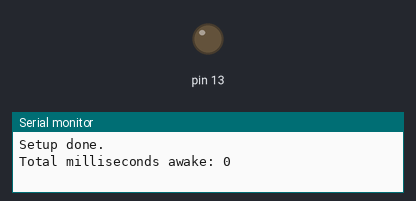
Bench run of a sketch on a simulated Arduino Uno, built with avr-gcc and run on an emulated ATmega328P. Shown: output pins drawn as LEDs (lit = HIGH), the last lines printed to the serial monitor. Sleep ends after the set time or at an interrupt.

Above: at 1.6 s.
At 6.35 s:
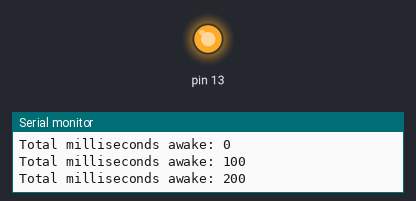
Timing chart, 0 to 7.2 s (numbered marks = the images above):
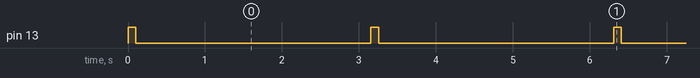

Measured:
- by itself, pin 13: alternates HIGH for 0.10 s and LOW for 3.1 s

The sketch:

sleep_example.ino
```cpp
#include "Sleeper.h"

Sleeper g_sleeper;

// Initialisation code
void setup(void) {
    //Open Serial port
    Serial.begin(9600);

    //Setting the 13 pin (LED) mode is OUTPUT.
    pinMode(13,OUTPUT);

    //Turn off the LED
    digitalWrite(13,LOW);

    //Disable ADC (Analog-to-Digital Converter module
    g_sleeper.SetADC(ADC_OFF);

    //Send message to Serial port
    Serial.println("Setup done.");
}

// Main loop
void loop(void) {
    //-------------- Do when Wake Up Start ----------------//
    //Send message to Serial port
    Serial.print("Total milliseconds awake: ");
    Serial.println(millis());

    //Turn on the LED
    digitalWrite(13,HIGH);

    //Wait 0.1s
    delay(100);

    //Turn on the LED
    digitalWrite(13,LOW);
    //-------------- Do when Wake Up End -----------------//

  // Power down for 3 seconds.
  g_sleeper.SleepMillis(3000);
}
```

Sleeper.cpp
```cpp
#include "Sleeper.h"

// The interupt vector for the watch dog must be present, even if empty else the CPU resets.
ISR(WDT_vect) {
    // Do nothing.
}

/// Sleeps the arduino for a number of milliseconds
void Sleeper::SleepMillis(long millis) {

	// OPTIONAL delay to wait for all things to finish, e.g. serial prints - else you may get garbled serial prints from sleeping before the sending has finished.
    //delay(50);

	uint8_t prescalar = 0;

	// Sleep for the longest possible watchdog timeout that's less than millis and keep going until there are no millis left.
	while (millis > Times[NumberOfPrescalars-1]) {
		for (int i = 0; i < NumberOfPrescalars; ++i) {
			if (millis > Times[i]) {
				prescalar = Prescalars[i];
				millis -= Times[i];
				break;
			}
		}
        SetupWatchdog(prescalar);
		DoSleep();
	}
}

/// Setting ADC (Analog-to-Digital Converter) module Enable/Disable
void Sleeper::SetADC(adc_t adc) {
    if (adc == ADC_OFF)	{
        ADCSRA &= ~(1 << ADEN);
    }
    if (adc == ADC_ON)	{
        ADCSRA |= (1 << ADEN);
    }
}

/// Sets up the watchdog to timeout after a certain time period.
/// There are many comments / notes in this function which have been copied directly from the data sheet for
/// user convenience.
void Sleeper::SetupWatchdog(uint8_t prescalar) {

	// Prescalars can be: 0=16ms, 1=32ms, 2=64ms, 3=125ms, 4=250ms, 5=500ms, 6=1sec, 7=2sec, 8=4sec, 9=8sec
	if (prescalar > 9) {
		prescalar = 9;
	}

    // _BV is a macro that can be thought of as a funtion that takes in a number and outputs a byte with that bit set.

    // WDTCSR - Watchdog Timer Control Register
    // Note that WDP[0-3] is not in order (WDP[0-2] is but WDP3 is actually bit 5 not 3!) so we have to preprocess the prescaler passed in above.
    // bits 7 = WDIF, 6 = WDIE, 5 = WDP3, 4 = WDCE, 3 =  WDE, 2 =  WDP2, 1 = WDP1, 0 = WDP0

	// WDP3 WDP2    WDP1    WDP0        Typical Time-out at VCC = 5.0V
    // 0    0       0       0           16ms
    // 0    0       0       1           32ms
    // 0    0       1       0           64ms
    // 0    0       1       1           0.125 s
    // 0    1       0       0           0.25 s
    // 0    1       0       1           0.5 s
    // 0    1       1       0           1.0 s
    // 0    1       1       1           2.0 s
    // 1    0       0       0           4.0 s
    // 1    0       0       1           8.0 s

	// Take the first 3 bits (WDP[0-2])
	uint8_t wdtPrescalarBits = prescalar & 7;

    // Now we need to set WDP3, to do this we don't set bit 3 but bit 5, so if our presclar had bit 8 set i.e. it
    // was 8 or 9 being passed in then we must set WDP3 accordingly, else we could have just used prescar as it was passed in.
	if ( prescalar & 8 ) {
		wdtPrescalarBits |= _BV(WDP3);
	}

    // MCUSR – MCU Status Register
    // The MCU Status Register provides information on which reset source caused an MCU reset.
	// MCUSR Bit 3 – WDRF: Watchdog System Reset Flag
    // This bit is set if a Watchdog System Reset occurs. The bit is reset by a Power-on Reset, or by writing a logic zero to the flag.
	MCUSR &= ~_BV(WDRF);

    // WDTCSR Bit 4 – WDCE: Watchdog Change Enable
    // This bit is used in timed sequences for changing WDE and prescaler bits. To clear the WDE bit, and/or change the prescaler bits, WDCE must be set.
    // Once written to one, hardware will clear WDCE after four clock cycles.

    // WDTCSR Bit 3 – WDE: Watchdog System Reset Enable
    // WDE is overridden by WDRF in MCUSR. This means that WDE is always set when WDRF is set. To clear
    // WDE, WDRF must be cleared first. This feature ensures multiple resets during conditions causing failure, and a
    // safe start-up after the failure

	// Allow changes
	WDTCSR = _BV(WDCE) | _BV(WDE);

    // WDTCSR Bit 6 – WDIE: Watchdog Interrupt Enable
    // When this bit is written to one and the I-bit in the Status Register is set, the Watchdog Interrupt is enabled. If WDE is cleared in combination with this setting, the Watchdog Timer is in Interrupt Mode, and the corresponding interrupt is executed if time-out in the Watchdog Timer occurs. If WDE is set, the Watchdog Timer is in Interrupt and System Reset Mode. The first time-out in the Watchdog Timer will set WDIF. Executing the corresponding interrupt vector will clear WDIE and WDIF automatically by hardware (the Watchdog goes to System Reset Mode). This is useful for keeping the Watchdog Timer security while using the interrupt. To stay in Interrupt and System Reset Mode, WDIE must be set after each interrupt. This should however not be done within the interrupt service routine itself, as this might compromise the safety-function of the Watchdog System Reset mode. If the interrupt is not executed before the next time-out, a System Reset will be applied.
    // Note: 1. WDTON Fuse set to "0" means programmed and "1" means unprogrammed.

    // Watchdog Timer Configuration
    //WDTON WDE WDIE    Mode                                Action on Time-out
    //1     0   0       Stopped                             None
    //1     0   1       Interrupt Mode                      Interrupt
    //1     1   0       System Reset Mode                   Reset
    //1     1   1       Interrupt and System Reset Mode     Interrupt, then go to System Reset Mode
    //0     x   x       System Reset Mode                   Reset

    // Perform the change.
	WDTCSR = _BV(WDCE) | wdtPrescalarBits | _BV(WDIE);
}

/// Powers down system.
void Sleeper::DoSleep() {

	// Set the sleep mode.
	set_sleep_mode(SLEEP_MODE_PWR_DOWN);
	sleep_enable();

	// Put the device into sleep mode.
	sleep_mode();

	// System continues execution here after watchdog timeout.
	sleep_disable();
}
```

Sleeper.h
```cpp
#ifndef SLEEPER_H
#define SLEEPER_H

#include <arduino.h>
#include <avr/sleep.h>
#include <avr/power.h>

// This sleeper class utilises the watchdog timer as the oscilators for the timers get powered off in SLEEP_MODE_PWR_DOWN
// mode, which is the most power effcient sleep mode. The sleep time will not be more than 16ms accurate.

enum adc_t
{
  ADC_OFF,
  ADC_ON
};

class Sleeper {
	public:
	void SleepMillis(long millis);
	void SetADC(adc_t adc);

	private:
	void DoSleep();
	void SetupWatchdog(uint8_t prescalar);

	// Watchdog Prescalars
	const int static NumberOfPrescalars = 10;
	uint8_t Prescalars[NumberOfPrescalars] = {9, 8, 7, 6, 5, 4, 3, 2, 1, 0};
	long Times[NumberOfPrescalars] = {8000, 4000, 2000, 1000, 500, 250, 128, 64, 32, 16};
};

#endif
```
